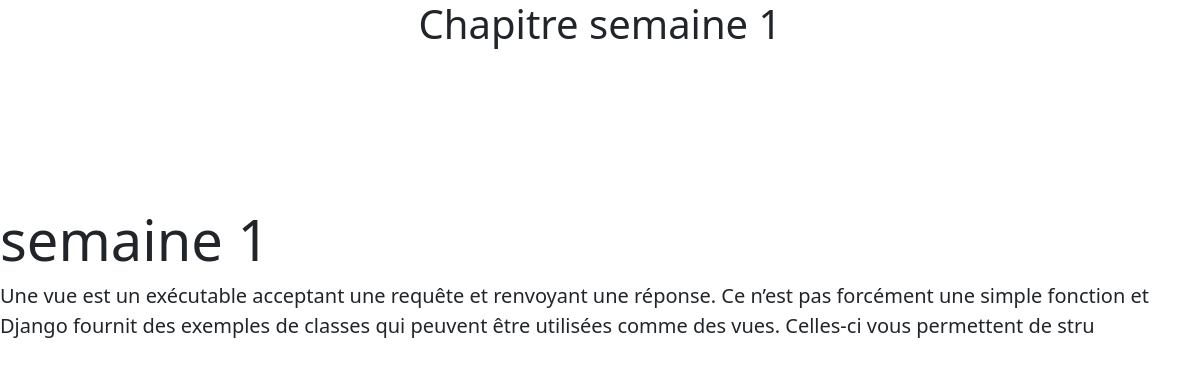
/detailchapitre/s-e-m-a-i-n-e---1, run on the app's committed database.
### courseapp/models.py (models this page shows, shortened)
class Chapitre(models.Model):
    cours = models.ForeignKey(Cours, on_delete=models.CASCADE, related_name="chapitre_cours")
    titre = models.CharField(max_length=255, null=True)
    description = models.TextField()
    slug = models.SlugField(unique=True, null=True, blank=True)
    status = models.BooleanField(default=True, blank=True, null=True)
    date_add = models.DateTimeField(auto_now_add=True, blank=True, null=True)
    date_upd = models.DateTimeField(auto_now=True, blank=True, null=True)
    class Meta:
        verbose_name = 'Chapitre'
        verbose_name_plural = 'Chapitres'
    def __str__(self):
        return self.titre

### courseapp/views.py (the view)
# urls.py: path('detailchapitre/<str:slug>', views.detailChapitre, name='detailChapitre'),
def detailChapitre(request, slug):
    chapitre = models.Chapitre.objects.get(slug=slug)
    print(chapitre)
    data = {
        'slug':slug,
        'chapitre':chapitre,
    }
    return render(request, 'detail-chapitre.html', data)

### templates/detail-chapitre.html (shortened to what this page needs)
<html lang="en">
<head>
    <link href="https://cdn.jsdelivr.net/npm/bootstrap@5.0.0/dist/css/bootstrap.min.css" rel="stylesheet">
</head>
<body>
    <h1 style="text-align: center; padding-bottom: 150px;">Chapitre {{ chapitre.titre }}</h1>
    <div class="jumbotron">
        <h1 class="display-4">{{ chapitre.titre }}</h1>
        <p class="lead">{{ chapitre.description }}</p>
    </div>
</body>
</html>

### data on the page
Chapitre: titre "semaine 1", description "Une vue est un exécutable acceptant une requête et renvoyant une réponse. Ce n’est pas forcément une simple fonction et Django fournit des exemples de classes qui peuvent être utilisées comme des vues. Celles-ci vous permettent de stru"
